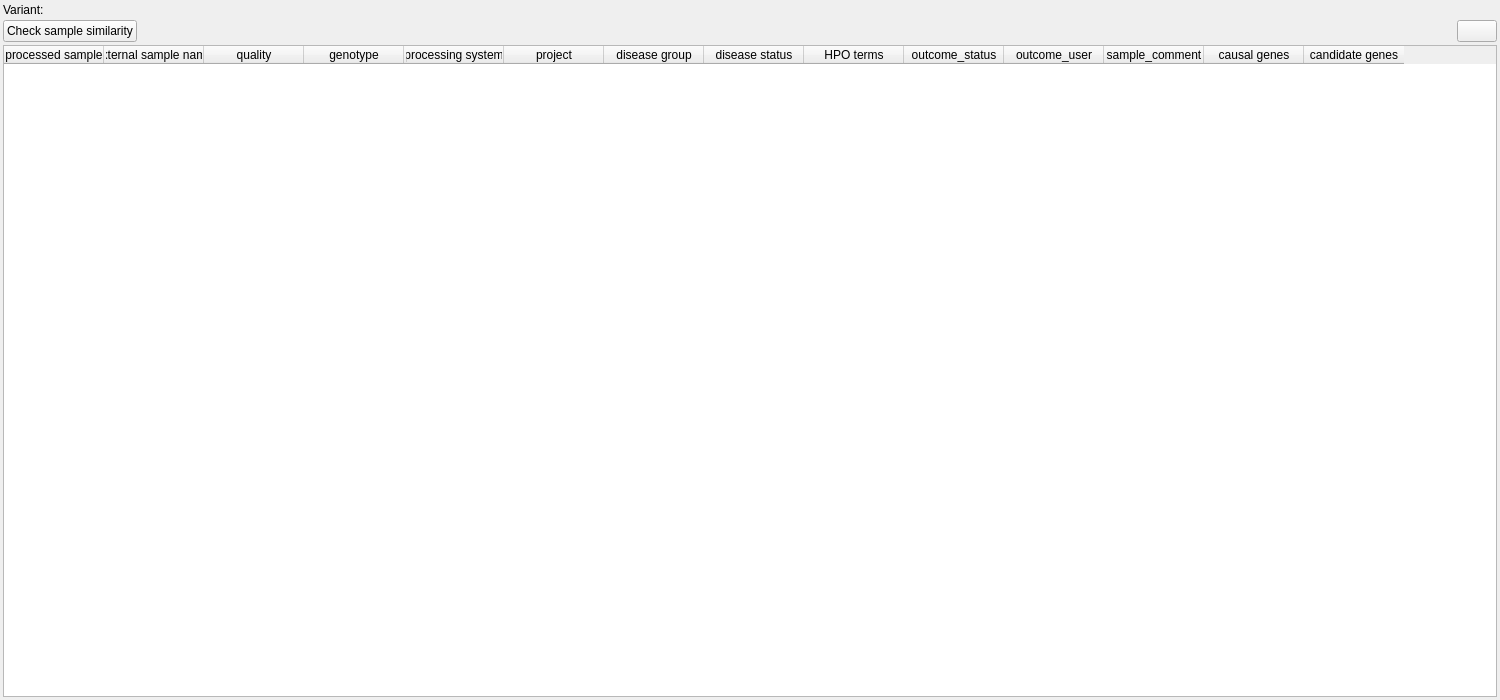
<?xml version="1.0" encoding="UTF-8"?>
<ui version="4.0">
 <class>VariantSampleOverviewWidget</class>
 <widget class="QWidget" name="VariantSampleOverviewWidget">
  <property name="geometry">
   <rect>
    <x>0</x>
    <y>0</y>
    <width>1500</width>
    <height>700</height>
   </rect>
  </property>
  <property name="minimumSize">
   <size>
    <width>1500</width>
    <height>700</height>
   </size>
  </property>
  <property name="windowTitle">
   <string>Form</string>
  </property>
  <layout class="QVBoxLayout" name="verticalLayout">
   <property name="spacing">
    <number>3</number>
   </property>
   <property name="leftMargin">
    <number>3</number>
   </property>
   <property name="topMargin">
    <number>3</number>
   </property>
   <property name="rightMargin">
    <number>3</number>
   </property>
   <property name="bottomMargin">
    <number>3</number>
   </property>
   <item>
    <layout class="QHBoxLayout" name="horizontalLayout">
     <item>
      <widget class="QLabel" name="label">
       <property name="text">
        <string>Variant:</string>
       </property>
      </widget>
     </item>
     <item>
      <widget class="QLabel" name="variant">
       <property name="sizePolicy">
        <sizepolicy hsizetype="Expanding" vsizetype="Preferred">
         <horstretch>0</horstretch>
         <verstretch>0</verstretch>
        </sizepolicy>
       </property>
       <property name="text">
        <string/>
       </property>
      </widget>
     </item>
    </layout>
   </item>
   <item>
    <layout class="QHBoxLayout" name="horizontalLayout_2">
     <item>
      <widget class="QPushButton" name="similarity">
       <property name="text">
        <string>Check sample similarity</string>
       </property>
      </widget>
     </item>
     <item>
      <spacer name="horizontalSpacer">
       <property name="orientation">
        <enum>Qt::Horizontal</enum>
       </property>
       <property name="sizeHint" stdset="0">
        <size>
         <width>40</width>
         <height>20</height>
        </size>
       </property>
      </spacer>
     </item>
     <item>
      <widget class="QPushButton" name="copy_btn">
       <property name="toolTip">
        <string>Copy to clipboard.</string>
       </property>
       <property name="text">
        <string/>
       </property>
       <property name="icon">
        <iconset resource="GSvar.qrc">
         <normaloff>:/Icons/CopyClipboard.png</normaloff>:/Icons/CopyClipboard.png</iconset>
       </property>
       <property name="shortcut">
        <string>Ctrl+C</string>
       </property>
      </widget>
     </item>
    </layout>
   </item>
   <item>
    <widget class="QTableWidget" name="table">
     <property name="contextMenuPolicy">
      <enum>Qt::ActionsContextMenu</enum>
     </property>
     <property name="editTriggers">
      <set>QAbstractItemView::NoEditTriggers</set>
     </property>
     <property name="selectionBehavior">
      <enum>QAbstractItemView::SelectRows</enum>
     </property>
     <property name="sortingEnabled">
      <bool>true</bool>
     </property>
     <property name="wordWrap">
      <bool>false</bool>
     </property>
     <property name="cornerButtonEnabled">
      <bool>false</bool>
     </property>
     <attribute name="verticalHeaderVisible">
      <bool>false</bool>
     </attribute>
     <column>
      <property name="text">
       <string>processed sample</string>
      </property>
     </column>
     <column>
      <property name="text">
       <string>external sample name</string>
      </property>
     </column>
     <column>
      <property name="text">
       <string>quality</string>
      </property>
      <property name="toolTip">
       <string>Sample and processed sample quality.</string>
      </property>
     </column>
     <column>
      <property name="text">
       <string>genotype</string>
      </property>
     </column>
     <column>
      <property name="text">
       <string>processing system</string>
      </property>
     </column>
     <column>
      <property name="text">
       <string>project</string>
      </property>
     </column>
     <column>
      <property name="text">
       <string>disease group</string>
      </property>
     </column>
     <column>
      <property name="text">
       <string>disease status</string>
      </property>
     </column>
     <column>
      <property name="text">
       <string>HPO terms</string>
      </property>
     </column>
     <column>
      <property name="text">
       <string>outcome_status</string>
      </property>
     </column>
     <column>
      <property name="text">
       <string>outcome_user</string>
      </property>
     </column>
     <column>
      <property name="text">
       <string>sample_comment</string>
      </property>
     </column>
     <column>
      <property name="text">
       <string>causal genes</string>
      </property>
     </column>
     <column>
      <property name="text">
       <string>candidate genes</string>
      </property>
     </column>
    </widget>
   </item>
  </layout>
 </widget>
 <resources>
  <include location="GSvar.qrc"/>
 </resources>
 <connections/>
</ui>
